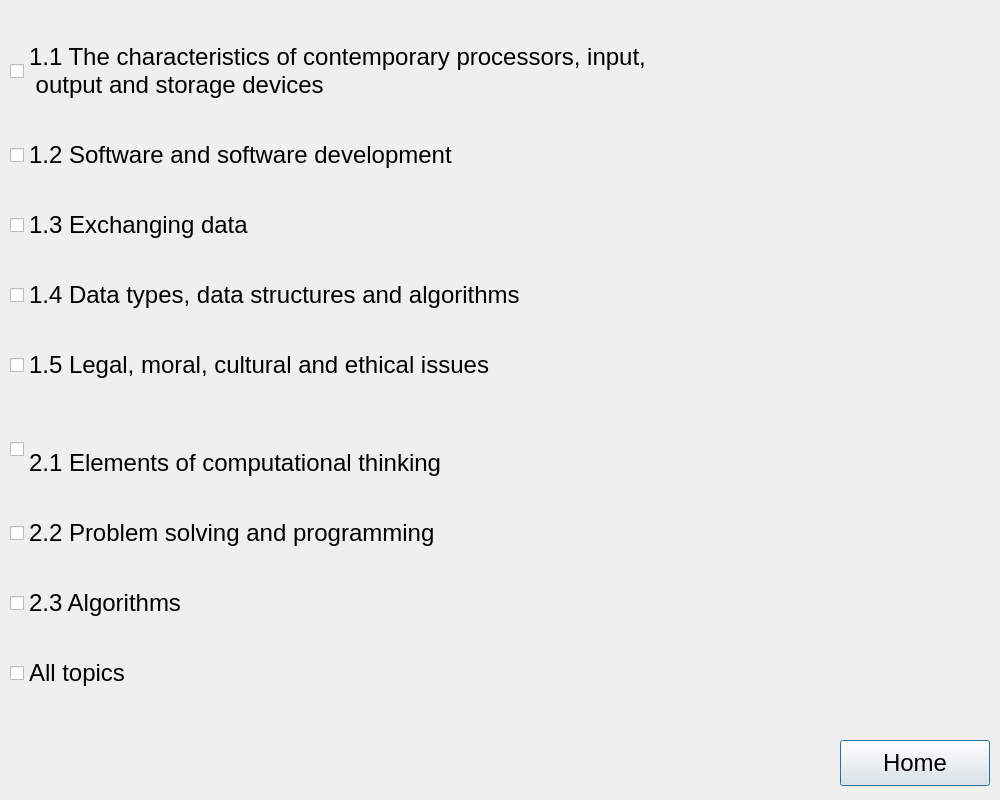
<?xml version="1.0" encoding="UTF-8"?>
<ui version="4.0">
 <class>Dialog</class>
 <widget class="QDialog" name="Dialog">
  <property name="geometry">
   <rect>
    <x>0</x>
    <y>0</y>
    <width>1000</width>
    <height>800</height>
   </rect>
  </property>
  <property name="font">
   <font>
    <pointsize>18</pointsize>
   </font>
  </property>
  <property name="windowTitle">
   <string>Dialog</string>
  </property>
  <widget class="QPushButton" name="HomeBut">
   <property name="geometry">
    <rect>
     <x>840</x>
     <y>740</y>
     <width>150</width>
     <height>46</height>
    </rect>
   </property>
   <property name="text">
    <string>Home</string>
   </property>
  </widget>
  <widget class="QWidget" name="verticalLayoutWidget">
   <property name="geometry">
    <rect>
     <x>10</x>
     <y>10</y>
     <width>1271</width>
     <height>711</height>
    </rect>
   </property>
   <layout class="QVBoxLayout" name="verticalLayout">
    <item>
     <widget class="QCheckBox" name="TopicButton11">
      <property name="font">
       <font>
        <pointsize>18</pointsize>
       </font>
      </property>
      <property name="text">
       <string>1.1 The characteristics of contemporary processors, input, 
 output and storage devices</string>
      </property>
     </widget>
    </item>
    <item>
     <widget class="QCheckBox" name="TopicButton12">
      <property name="text">
       <string>1.2 Software and software development</string>
      </property>
     </widget>
    </item>
    <item>
     <widget class="QCheckBox" name="TopicButton13">
      <property name="text">
       <string>1.3 Exchanging data</string>
      </property>
     </widget>
    </item>
    <item>
     <widget class="QCheckBox" name="TopicButton14">
      <property name="text">
       <string>1.4 Data types, data structures and algorithms</string>
      </property>
     </widget>
    </item>
    <item>
     <widget class="QCheckBox" name="TopicButton15">
      <property name="text">
       <string>1.5 Legal, moral, cultural and ethical issues</string>
      </property>
     </widget>
    </item>
    <item>
     <widget class="QCheckBox" name="TopicButton21">
      <property name="text">
       <string>
2.1 Elements of computational thinking</string>
      </property>
     </widget>
    </item>
    <item>
     <widget class="QCheckBox" name="TopicButton22">
      <property name="text">
       <string>2.2 Problem solving and programming</string>
      </property>
     </widget>
    </item>
    <item>
     <widget class="QCheckBox" name="TopicButton23">
      <property name="text">
       <string>2.3 Algorithms</string>
      </property>
     </widget>
    </item>
    <item>
     <widget class="QCheckBox" name="AllTopicButton">
      <property name="text">
       <string>All topics</string>
      </property>
     </widget>
    </item>
   </layout>
  </widget>
 </widget>
 <resources/>
 <connections/>
</ui>
